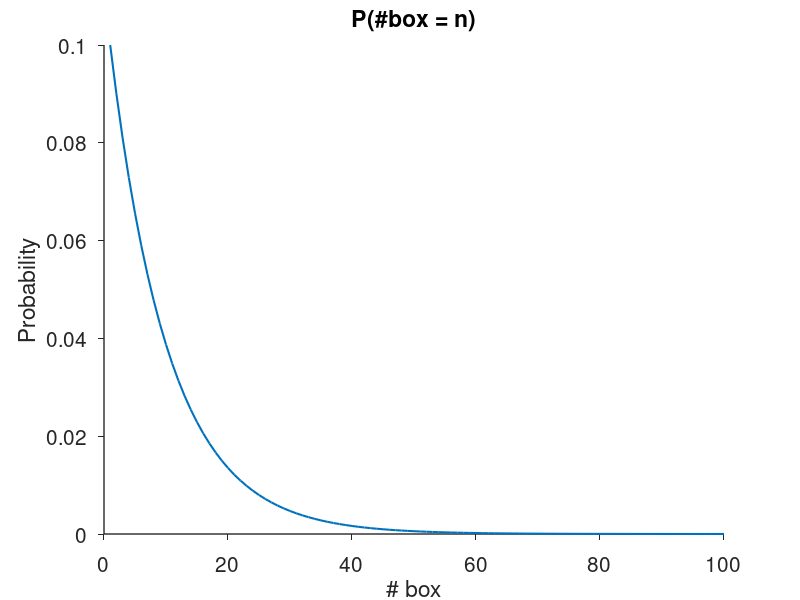
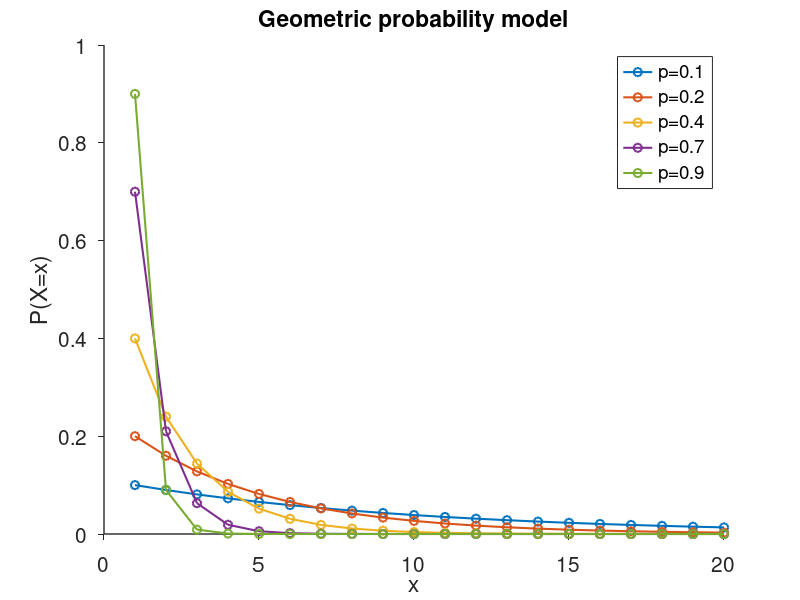

The MATLAB script that drew these images, in order:
%% Geometric model for bernoulli trials
%% Expected number of boxes to open to find the charizard card

p = 0.1;
q = 1-p;
n = 1:100;
p_n_box = q.^(n-1)*p;
plot(p_n_box, 'linewidth', 1.5);
title('P(#box = n)')
xlabel('# box')
ylabel('Probability');
set(gca, 'linewidth', 1, 'fontsize', 15, 'tickdir', 'out');
set(gcf, 'color', 'w'); 
box off;

str = 'The expected number of boxes to open to find the charizard card is';
fprintf('\n%s %d.\n', str, ceil(sum(n.*p_n_box)));
%% Plot geometric probability
%%
close all;
p_all = [.1 .2 .4 .7 .9];
legend_cell = cell(numel(p_all),1);

figure; 
for i = 1:numel(p_all)
    p = p_all(i);
    q = 1-p;
    n = 1:20;
    p_n_box = q.^(n-1)*p;
    hold on;
    plot(p_n_box, 'o-', 'linewidth', 1.5);
    legend_cell{i} = sprintf('p=%0.1f', p);
end

title('Geometric probability model')
xlabel('x')
ylabel('P(X=x)');

legend(legend_cell);

set(gca, 'linewidth', 1, 'fontsize', 15, 'tickdir', 'out');
set(gcf, 'color', 'w'); 
box off;